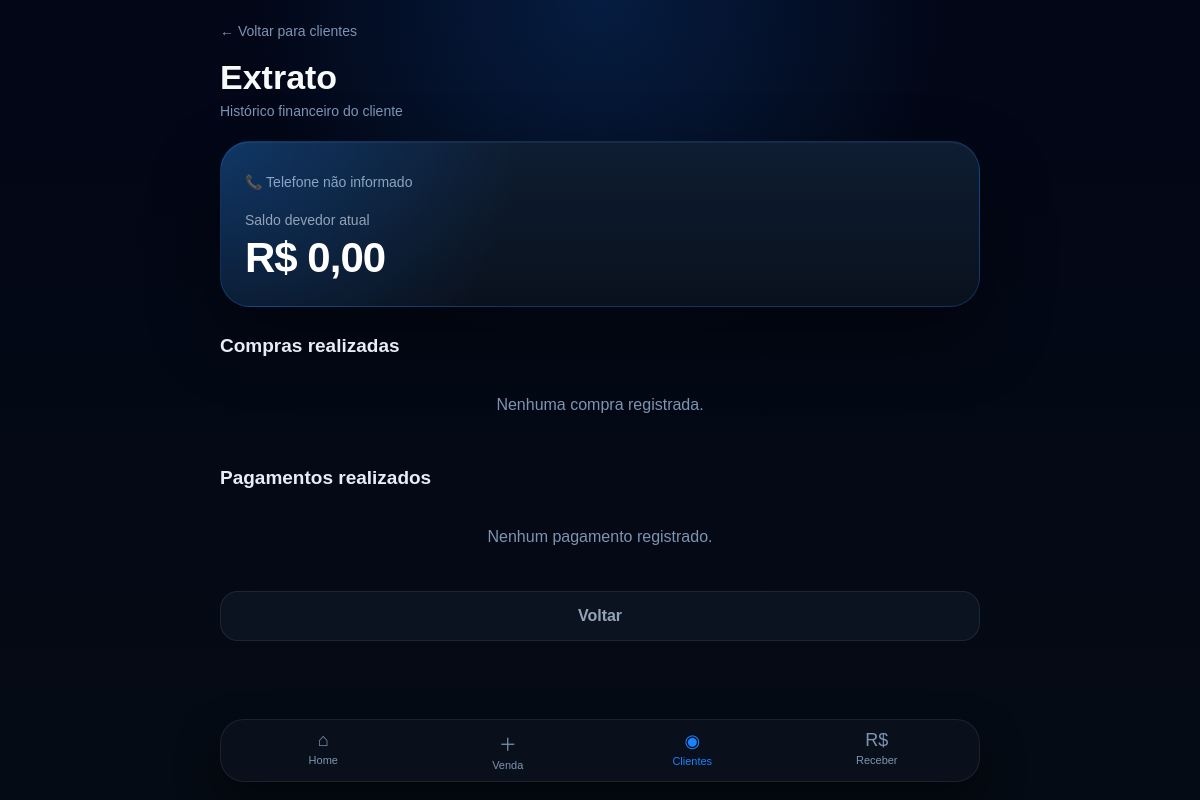
/clientes/3, run on an earlier commit of the app's database.
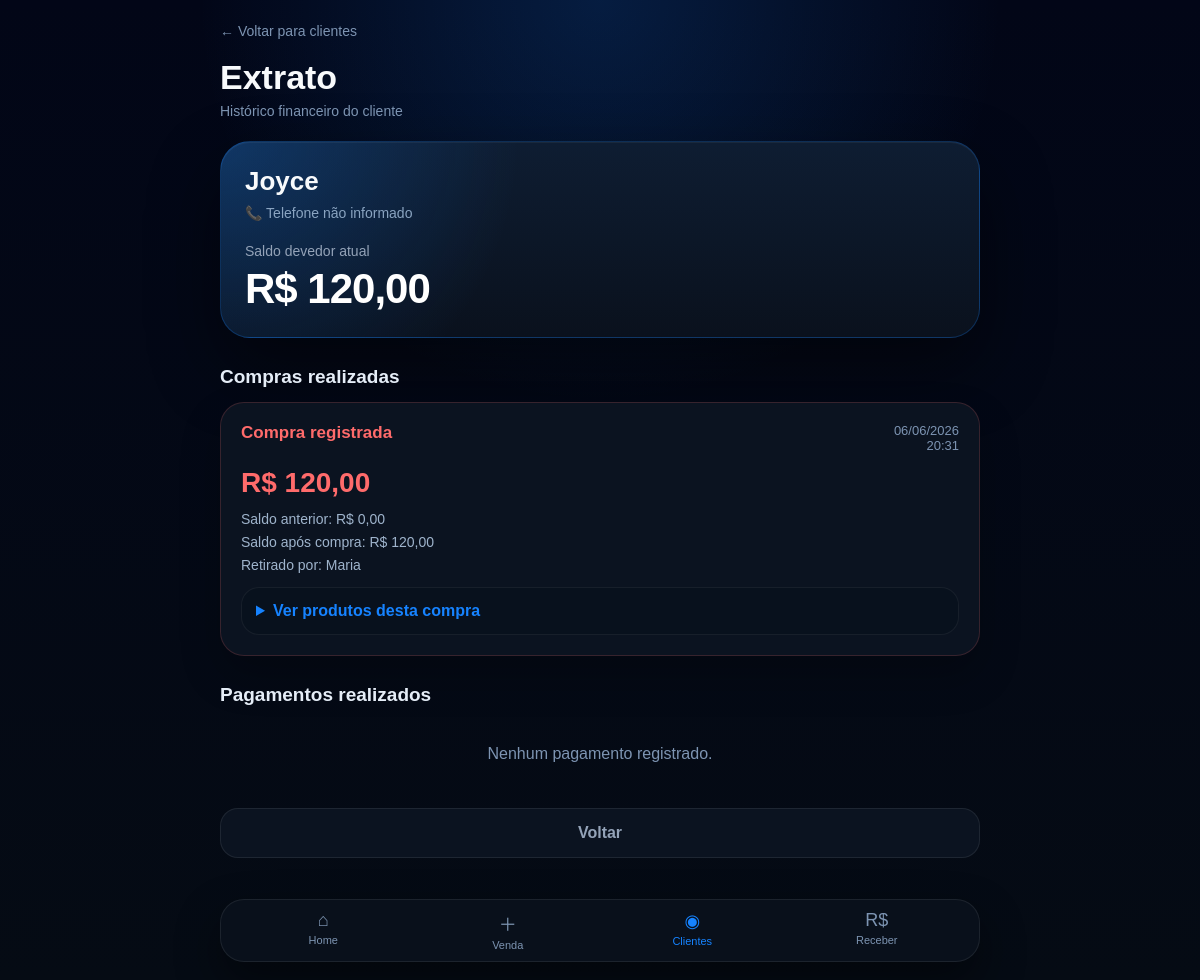
And on a later commit of the database.
### tables this page shows
CREATE TABLE clientes (
    id INTEGER PRIMARY KEY AUTOINCREMENT,
    nome TEXT NOT NULL,
    telefone TEXT,
    saldo_fiado REAL DEFAULT 0,
    data_cadastro TEXT
);

CREATE TABLE fiados (
    id INTEGER PRIMARY KEY AUTOINCREMENT,
    venda_id INTEGER,
    cliente_id INTEGER,
    cliente_nome TEXT,
    telefone TEXT,
    retirado_por TEXT,
    valor_compra REAL,
    saldo_anterior REAL,
    saldo_atual REAL,
    data_hora TEXT,
    status TEXT DEFAULT 'ABERTO',
    FOREIGN KEY (venda_id) REFERENCES vendas(id),
    FOREIGN KEY (cliente_id) REFERENCES clientes(id)
);

### backend/app.py (the view)
@app.get("/clientes/{cliente_id}")
def extrato_cliente(request: Request, cliente_id: int):
    conexao = sqlite3.connect(BANCO)
    cursor = conexao.cursor()
    cursor.execute("""
        SELECT id, nome, telefone, saldo_fiado
        FROM clientes
        WHERE id = ?
    """, (cliente_id,))
    cliente = cursor.fetchone()
    cursor.execute("""
        SELECT id, venda_id, data_hora, valor_compra, saldo_anterior, saldo_atual, retirado_por
        FROM fiados
        WHERE cliente_id = ?
        ORDER BY data_hora DESC
    """, (cliente_id,))
    compras = cursor.fetchall()
    compras_com_itens = []
    for compra in compras:
        venda_id = compra[1]
        cursor.execute("""
            SELECT descricao, quantidade, preco_unitario, subtotal
            FROM itens_venda
            WHERE venda_id = ?
        """, (venda_id,))
        itens = cursor.fetchall()
        compras_com_itens.append({
            "compra": compra,
            "itens": itens
        })
    cursor.execute("""
        SELECT data_hora, valor_pago, saldo_anterior, saldo_atual, forma_pagamento
        FROM pagamentos_fiado
        WHERE cliente_id = ?
        ORDER BY data_hora DESC
    """, (cliente_id,))
    pagamentos = cursor.fetchall()
    conexao.close()
    return templates.TemplateResponse(
        request,
        "extrato_cliente.html",
        {
            "cliente": cliente,
            "compras": compras_com_itens,
            "pagamentos": pagamentos
        }
    )

### backend/templates/extrato_cliente.html (shortened to what this page needs)
<!DOCTYPE html>
<html lang="pt-BR">
<head>
</head>
<body>
<div class="container">
    <div class="header">
        <a class="voltar-topo" href="/clientes">
            ← Voltar para clientes
        </a>
        <h1>Extrato</h1>
        <div class="subtitulo">
            Histórico financeiro do cliente
        </div>
    </div>
    <div class="cliente-card">
        <div class="nome">
            {{ cliente[1] }}
        </div>
        <div class="telefone">
            📞 {{ cliente[2] or "Telefone não informado" }}
        </div>
        <div class="saldo-label">
            Saldo devedor atual
        </div>
        <div class="saldo">
            R$ {{ "%.2f"|format(cliente[3] or 0)|replace(".", ",") }}
        </div>
    </div>
    <div class="section-title">
        Compras realizadas
    </div>
    {% if compras %}
        {% for registro in compras %}
            {% set compra = registro.compra %}
            <div class="movimento compra">
                <div class="movimento-topo">
                    <div>
                        <div class="tipo compra">
                            Compra registrada
                        </div>
                    </div>
                    <div class="data">
                        {{ compra[2][8:10] }}/{{ compra[2][5:7] }}/{{ compra[2][0:4] }}
                        <br>
                        {{ compra[2][11:16] }}
                    </div>
                </div>
                <div class="valor compra">
                    R$ {{ "%.2f"|format(compra[3] or 0)|replace(".", ",") }}
                </div>
                <div class="linha">
                    Saldo anterior: R$ {{ "%.2f"|format(compra[4] or 0)|replace(".", ",") }}
                </div>
                <div class="linha">
                    Saldo após compra: R$ {{ "%.2f"|format(compra[5] or 0)|replace(".", ",") }}
                </div>
                <div class="linha">
                    Retirado por: {{ compra[6] or "Não informado" }}
                </div>
                <details>
                    <summary>Ver produtos desta compra</summary>
                </details>
            </div>
        {% endfor %}
    {% else %}
        <div class="empty">
            Nenhuma compra registrada.
        </div>
    {% endif %}
    <div class="section-title">
        Pagamentos realizados
    </div>
    {% if pagamentos %}
        {% for pagamento in pagamentos %}
            <div class="movimento pagamento">
                <div class="movimento-topo">
                    <div>
                        <div class="tipo pagamento">
                            Pagamento recebido
                        </div>
                    </div>
                    <div class="data">
                        {{ pagamento[0][8:10] }}/{{ pagamento[0][5:7] }}/{{ pagamento[0][0:4] }}
                        <br>
                        {{ pagamento[0][11:16] }}
                    </div>
                </div>
                <div class="valor pagamento">
                    R$ {{ "%.2f"|format(pagamento[1] or 0)|replace(".", ",") }}
                </div>
                <div class="linha">
                    Forma: {{ pagamento[4] or "Não informado" }}
                </div>
                <div class="linha">
                    Saldo anterior: R$ {{ "%.2f"|format(pagamento[2] or 0)|replace(".", ",") }}
                </div>
                <div class="linha">
                    Saldo após pagamento: R$ {{ "%.2f"|format(pagamento[3] or 0)|replace(".", ",") }}
                </div>
            </div>
        {% endfor %}
    {% else %}
        <div class="empty">
            Nenhum pagamento registrado.
        </div>
    {% endif %}
    <a class="botao" href="/clientes">
        Voltar
    </a>
</div>
<nav class="bottom-nav">
    <a class="nav-item" href="/">
        <span class="nav-icon">⌂</span>
        Home
    </a>
    <a class="nav-item" href="/nova-venda">
        <span class="nav-icon">＋</span>
        Venda
    </a>
    <a class="nav-item active" href="/clientes">
        <span class="nav-icon">◉</span>
        Clientes
    </a>
    <a class="nav-item" href="/receber-pagamento">
        <span class="nav-icon">R$</span>
        Receber
    </a>
</nav>
</body>
</html>

### backend/templates/extrato_cliente.html (style rules this page uses)
* { margin:0; padding:0; box-sizing:border-box; font-family:Arial, Helvetica, sans-serif; }
body { min-height:100vh; background: radial-gradient(circle at top, rgba(22,131,255,.18), transparent 35%), linear-gradient(180deg,#020617 0%,#050b14 100%); color:#f8fafc; padding:22px; }
.container { max-width:760px; margin:auto; padding-bottom:100px; }
.header { margin-bottom:22px; }
.voltar-topo { color:#7d94b2; text-decoration:none; font-size:14px; }
h1 { margin-top:18px; font-size:34px; font-weight:900; }
.subtitulo { margin-top:6px; color:#7d94b2; font-size:14px; }
.cliente-card { background: radial-gradient(circle at top left, rgba(22,131,255,.25), transparent 38%), linear-gradient(180deg,#0e1d32,#0a111d); border:1px solid rgba(22,131,255,.25); border-radius:30px; padding:24px; margin-bottom:24px; box-shadow: 0 30px 70px rgba(0,0,0,.45), inset 0 1px 0 rgba(255,255,255,.05); }
.nome { font-size:26px; font-weight:900; }
.telefone { margin-top:8px; color:#8aa4c1; font-size:14px; }
.saldo-label { margin-top:22px; color:#94a3b8; font-size:14px; }
.saldo { margin-top:6px; font-size:42px; font-weight:900; letter-spacing:-1px; color:#ffffff; }
.section-title { margin:28px 0 14px; font-size:19px; font-weight:900; color:#e5edf7; }
.movimento { background:#0b1320; border:1px solid rgba(255,255,255,.07); border-radius:24px; padding:20px; margin-bottom:14px; box-shadow: 0 20px 40px rgba(0,0,0,.22); }
.movimento.compra { border-color:rgba(255,107,107,.18); }
.movimento-topo { display:flex; justify-content:space-between; align-items:flex-start; gap:12px; margin-bottom:14px; }
.tipo { font-size:17px; font-weight:900; }
.tipo.compra { color:#ff6b6b; }
.data { color:#7d94b2; font-size:13px; text-align:right; }
.valor { font-size:28px; font-weight:900; margin-bottom:12px; }
.valor.compra { color:#ff6b6b; }
.linha { margin-top:7px; color:#9fb4cc; font-size:14px; }
details { margin-top:14px; background:#08111d; border:1px solid rgba(255,255,255,.06); padding:14px; border-radius:18px; }
summary { cursor:pointer; font-weight:800; color:#1683ff; }
.botao { display:block; width:100%; padding:15px; text-align:center; background:#0b1320; color:#94a3b8; text-decoration:none; border-radius:18px; border:1px solid rgba(255,255,255,.08); margin-top:20px; font-weight:800; }
.bottom-nav { position:fixed; left:50%; bottom:18px; transform:translateX(-50%); width:calc(100% - 36px); max-width:760px; background:rgba(10,17,28,.94); backdrop-filter:blur(16px); border:1px solid rgba(255,255,255,.08); border-radius:24px; display:grid; grid-template-columns:repeat(4,1fr); padding:10px; box-shadow:0 20px 45px rgba(0,0,0,.45); }
.nav-item { text-decoration:none; color:#7d94b2; text-align:center; font-size:11px; }
.nav-icon { display:block; font-size:18px; margin-bottom:3px; }
.nav-item.active { color:#1683ff; }
.empty { color:#7d94b2; text-align:center; padding:25px 0; }

What changed in the data, as far as the page shows it:
added clientes: nome "Joyce", telefone "Telefone não informado", saldo_fiado "120,00"
added fiados: data_hora "06", data_hora "06", data_hora "2026", data_hora "20:31", valor_compra "120,00", saldo_anterior "0,00", saldo_atual "120,00", retirado_por "Maria"
Also different on the page:
{{ cliente[2] or "Telefone não informado" }}: "Telefone não informado" → (not shown)
{{ "%.2f"|format(cliente[3] or 0)|replace(".", ",") }}: "0,00" → (not shown)
new list line: "Compra registrada / / R$ Saldo anterior: R$ Saldo após compra: R$ Retirado por: Ver produtos desta compra"
text no longer shown: "Nenhuma compra registrada."
